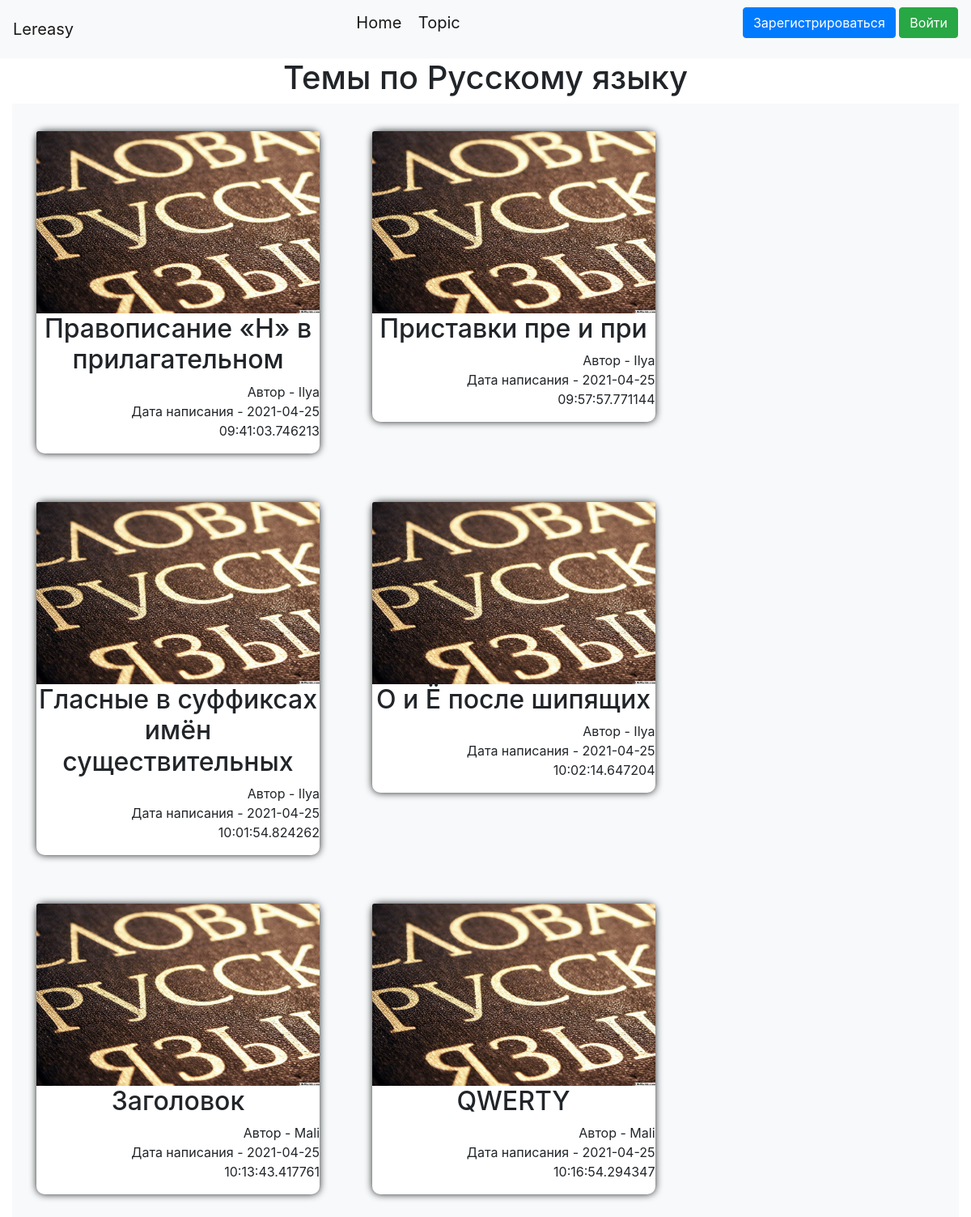
The app's page /topics with its own data.
### data/topics.py (models this page shows)
class Topics(SqlAlchemyBase):
    __tablename__ = 'topics'
    id = sqlalchemy.Column(sqlalchemy.Integer,
                           primary_key=True, autoincrement=True)
    title = sqlalchemy.Column(sqlalchemy.String, nullable=True)
    content = sqlalchemy.Column(sqlalchemy.String, nullable=True)
    img = sqlalchemy.Column(sqlalchemy.String, nullable=True, default="static/img/1.jpg")
    created_date = sqlalchemy.Column(sqlalchemy.DateTime,
                                     default=datetime.datetime.now)
    is_private = sqlalchemy.Column(sqlalchemy.Boolean, default=True)
    user_id = sqlalchemy.Column(sqlalchemy.Integer,
                                sqlalchemy.ForeignKey("users.id"))
    user = orm.relation('User')

### data/users.py (models this page shows, shortened)
class User(SqlAlchemyBase, UserMixin):
    __tablename__ = 'users'
    id = sqlalchemy.Column(sqlalchemy.Integer,
                           primary_key=True, autoincrement=True)
    name = sqlalchemy.Column(sqlalchemy.String, nullable=True)
    about = sqlalchemy.Column(sqlalchemy.String, nullable=True)
    email = sqlalchemy.Column(sqlalchemy.String,
                              index=True, unique=True, nullable=True)
    hashed_password = sqlalchemy.Column(sqlalchemy.String, nullable=True)
    created_date = sqlalchemy.Column(sqlalchemy.DateTime,
                                     default=datetime.datetime.now)
    topics = orm.relation("Topics", back_populates='user')

### main.py (the view)
@app.route("/topics")
def index():
    db_sess = db_session.create_session()
    if current_user.is_authenticated:
        topics = db_sess.query(Topics).filter(
            (Topics.user == current_user) | (Topics.is_private is not True))
    else:
        topics = db_sess.query(Topics).filter(Topics.is_private is not True)
    return render_template("topics.html", title='Темы', topics=topics)

### data/db_session.py (called while the page is built)
def create_session() -> Session:
    global __factory
    return __factory()

### templates/topics.html (shortened to what this page needs)
{% extends "base.html" %}
{% block topics %}
<h1 align="center">Темы по Русскому языку</h1>
<div class="album py-1 bg-light">
    {% for item in topics%}
    <div class="block">
        <a href="certain/{{ item.id}}"><img class="bd-placeholder-img card-img-top"
                                            width="100%" height="225" src="{{item.img}}"></a>
        <h2 align="center">{{item.title}}</h2>
        <p align="right">Автор - {{item.user.name}}<br>Дата написания - {{item.created_date}}</p>
    </div>
    {% endfor %}
</div>
{% endblock %}

### templates/base.html (shortened to what this page needs)
<!doctype html>
<html lang="en">
<head>
    <link rel="stylesheet"
          href="https://stackpath.bootstrapcdn.com/bootstrap/4.4.1/css/bootstrap.min.css"
>
    <link rel="stylesheet" type="text/css"
          href="{{ url_for('static', filename='css/style.css') }}"/>
</head>
<body>
<header>
    <nav class="navbar navbar-light bg-light">
        <a class="navbar-brand" href="/">Lereasy</a>
        <p>
            <a href="/" class="navbar-brand">Home</a>
            <a href="/topics" class="navbar-brand">Topic</a>
        </p>
        {% if current_user.is_authenticated %}
        <a class="navbar-brand" href="/logout">{{ current_user.name }}</a>
        {% else %}
        <p>
            <a class="btn btn-primary " href="/register">Зарегистрироваться</a>
            <a class="btn btn-success" href="/login">Войти</a>
        </p>
        {% endif %}
    </nav>
</header>
<main role="main" class="container">
    {% block topics %}{% endblock %}
</main>
</body>
</html>

### static/css/style.css (style rules this page uses)
.block { margin: 30px; width: 350px; background-color: white; text-anchor: middle; box-shadow: 0 0 10px; border-radius: 10px; display: inline-table; }
.container { max-width: 1270px; }

### records on screen
Topics: img (picture), title "Правописание «Н» в прилагательном", user.name "Ilya", created_date "2021-04-25 09:41:03.746213"
Topics: img (picture), title "Приставки пре и при", user.name "Ilya", created_date "2021-04-25 09:57:57.771144"
Topics: img (picture), title "Гласные в суффиксах имён существительных", user.name "Ilya", created_date "2021-04-25 10:01:54.824262"
Topics: img (picture), title "О и Ё после шипящих", user.name "Ilya", created_date "2021-04-25 10:02:14.647204"
Topics: img (picture), title "Заголовок", user.name "Mali", created_date "2021-04-25 10:13:43.417761"
Topics: img (picture), title "QWERTY", user.name "Mali", created_date "2021-04-25 10:16:54.294347"
